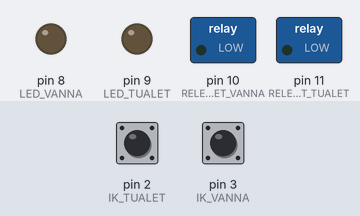
A sketch run on a simulated Arduino Uno, built with avr-gcc and run on an emulated ATmega328P. On the bench: switched loads named in the sketch (green lamp = pin HIGH), output pins drawn as LEDs (lit = HIGH). The inputs (shaded band) are chosen by the test bench; at power-on: pin 2 (IK_TUALET) HIGH, pin 3 (IK_VANNA) HIGH. What the sketch prints to the serial monitor is not drawn.

Above: at 1.2 s.
1.3 s: pin 2 (IK_TUALET) pulled LOW for 0.15 s
At 3.5 s:
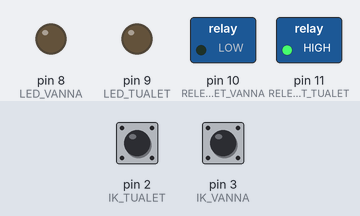
3.8 s: pin 3 (IK_VANNA) pulled LOW for 0.15 s
At 4.3 s:
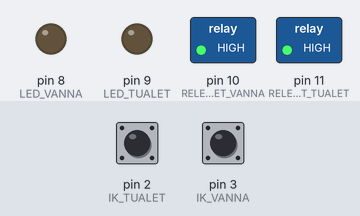
5.4 s: pin 3 (IK_VANNA) pulled LOW for 1 s
7.9 s: pin 2 (IK_TUALET) pulled LOW for 1 s
10.4 s: pin 3 (IK_VANNA) pulled LOW for 3.2 s
15.1 s: pin 2 (IK_TUALET) driven LOW and pin 3 (IK_VANNA) driven LOW
Timing chart, 0 to 18.1 s (numbered marks = the images above; inputs shaded):
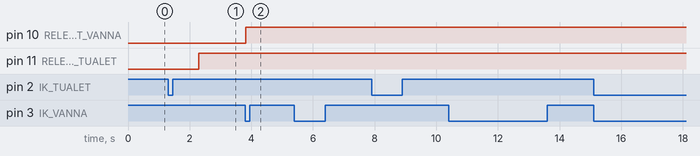

The sketch:

svet_tualet_vanna.ino
```cpp
#define RUKA 0
#define IK_TUALET 2
#define IK_VANNA 3
#define RELE_SVET_VANNA 10
#define RELE_SVET_TUALET 11
#define LED_TUALET 9
#define LED_VANNA 8

// автоматы
byte svet_tualet = 0, svet_vanna = 0;
// переменные для временных отсчетов
unsigned long ms  = 0, svetTualetMs = 0, svetVannaMs = 0;

// пользовательские задержки
unsigned int vremya_zadergki_tualet = 10000;
unsigned int vremya_zadergki_vanna = 10000;

void setup() {
  Serial.begin(115200);
  pinMode(IK_TUALET, INPUT_PULLUP);
  pinMode(IK_VANNA, INPUT_PULLUP);
  pinMode(RELE_SVET_VANNA, OUTPUT);
  pinMode(RELE_SVET_TUALET, OUTPUT);
  pinMode(LED_TUALET, OUTPUT);
  pinMode(LED_VANNA, OUTPUT);
} // setup

void loop() {
  // Serial.print("IK_TUALET=");
  // Serial.print(digitalRead(IK_TUALET));
  //Serial.print("svet=");
  // Serial.println(svet);
  // Serial.print("IK_VANNA=");
  // Serial.print(digitalRead(IK_VANNA));
  //Serial.print("svet=");
  // Serial.println(svet);

  ms = millis();

 sensors(); // обрабатываем датчики
 autos(); //управляем светом

}// loop
```

autos.ino
```cpp
void autos(void) {
  //// автомат включения света в туалете
  switch (svet_tualet) {
    case 0:
      svetTualetMs = ms;
      break;

    case 10:
      if ((ms - svetTualetMs) > 1000) {
        svetTualetMs = ms;
        digitalWrite(RELE_SVET_TUALET, 1);
        Serial.print(" tualet vklychen");
        svet_tualet = 11; //GO
      } //ms
      break;

    case 11:
      if ((ms - svetTualetMs) > vremya_zadergki_tualet ) {
        svetTualetMs = ms;
        digitalWrite(RELE_SVET_TUALET, 0);
        Serial.print("tualet viklychen");
        svet_tualet = 0; //GO

      } //ms
      break;
  } //switch(svet_tualet)

  // автомат включения света в ванной
  switch (svet_vanna) {
    case 0:
      svetVannaMs = 0;
      break;

    case 10:
      if ((ms - svetVannaMs) > 100) {
        svetVannaMs = ms;
        digitalWrite(RELE_SVET_VANNA, 1);
        Serial.print(" vanna vklychen");
        svet_vanna = 11; //GO
      } //ms
      break;

    case 11:
      if ((ms - svetVannaMs) > vremya_zadergki_vanna ) {
        svetVannaMs = ms;
        digitalWrite(RELE_SVET_VANNA, 0);
        Serial.print("vanna viklychen");
        svet_vanna = 0; //GO
      } //ms
      break;
  }//switch(svet_vanna)
}//autos()
```

sensors.ino
```cpp
void sensors(void){
   if (digitalRead(IK_TUALET) == RUKA) {
    svet_tualet = 10;
    while (!digitalRead(IK_TUALET) == RUKA);
    delay(20);
  }//if TUALET


  if (digitalRead(IK_VANNA) == RUKA) {
    svet_vanna = 10;
    while (!digitalRead(IK_VANNA) == RUKA);
    delay(20);
  } //if VANNA

}//sensors()
```

Measured:
- after the input at 1.3 s, pin 11 (RELE_SVET_TUALET): LOW → HIGH after 1.0 s
- after the input at 3.8 s, pin 10 (RELE_SVET_VANNA): LOW → HIGH at once
- after the input at 5.4 s, every drawn part: stays the same
- after the input at 7.9 s, every drawn part: stays the same
- after the input at 10.4 s, every drawn part: stays the same
- after the input at 15.1 s, every drawn part: stays the same
